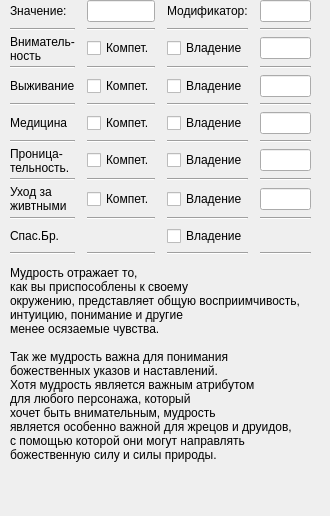
      <widget class="QWidget" name="characteristics_wise">
       <attribute name="title">
        <string>Мудрость</string>
       </attribute>
       <widget class="QWidget" name="gridLayoutWidget_5">
        <property name="geometry">
         <rect>
          <x>0</x>
          <y>0</y>
          <width>311</width>
          <height>256</height>
         </rect>
        </property>
        <layout class="QGridLayout" name="gridLayout_5" columnstretch="0,0,0,0,0,0,0">
         <property name="leftMargin">
          <number>10</number>
         </property>
         <item row="4" column="6">
          <widget class="QLineEdit" name="lineEdit_20"/>
         </item>
         <item row="0" column="4">
          <widget class="QLabel" name="label_26">
           <property name="text">
            <string>Модификатор:</string>
           </property>
          </widget>
         </item>
         <item row="0" column="6">
          <widget class="QLineEdit" name="lineEdit_21"/>
         </item>
         <item row="0" column="3">
          <widget class="Line" name="line_123">
           <property name="orientation">
            <enum>Qt::Horizontal</enum>
           </property>
          </widget>
         </item>
         <item row="2" column="4">
          <widget class="QCheckBox" name="checkBox_23">
           <property name="text">
            <string>Владение</string>
           </property>
          </widget>
         </item>
         <item row="12" column="5">
          <widget class="Line" name="line_124">
           <property name="orientation">
            <enum>Qt::Horizontal</enum>
           </property>
          </widget>
         </item>
         <item row="12" column="0">
          <widget class="QLabel" name="label_27">
           <property name="text">
            <string>Спас.Бр.</string>
           </property>
          </widget>
         </item>
         <item row="3" column="1">
          <widget class="Line" name="line_125">
           <property name="orientation">
            <enum>Qt::Horizontal</enum>
           </property>
          </widget>
         </item>
         <item row="10" column="0">
          <widget class="QLabel" name="label_28">
           <property name="text">
            <string>Уход за
живтными</string>
           </property>
          </widget>
         </item>
         <item row="3" column="0">
          <widget class="Line" name="line_126">
           <property name="orientation">
            <enum>Qt::Horizontal</enum>
           </property>
          </widget>
         </item>
         <item row="1" column="6">
          <widget class="Line" name="line_127">
           <property name="orientation">
            <enum>Qt::Horizontal</enum>
           </property>
          </widget>
         </item>
         <item row="5" column="6">
          <widget class="Line" name="line_128">
           <property name="orientation">
            <enum>Qt::Horizontal</enum>
           </property>
          </widget>
         </item>
         <item row="2" column="3">
          <widget class="Line" name="line_129">
           <property name="orientation">
            <enum>Qt::Horizontal</enum>
           </property>
          </widget>
         </item>
         <item row="11" column="0">
          <widget class="Line" name="line_130">
           <property name="orientation">
            <enum>Qt::Horizontal</enum>
           </property>
          </widget>
         </item>
         <item row="13" column="1">
          <widget class="Line" name="line_131">
           <property name="orientation">
            <enum>Qt::Horizontal</enum>
           </property>
          </widget>
         </item>
         <item row="2" column="5">
          <widget class="Line" name="line_132">
           <property name="orientation">
            <enum>Qt::Horizontal</enum>
           </property>
          </widget>
         </item>
         <item row="2" column="6">
          <widget class="QLineEdit" name="lineEdit_22"/>
         </item>
         <item row="3" column="4">
          <widget class="Line" name="line_133">
           <property name="orientation">
            <enum>Qt::Horizontal</enum>
           </property>
          </widget>
         </item>
         <item row="6" column="6">
          <widget class="QLineEdit" name="lineEdit_23"/>
         </item>
         <item row="0" column="2">
          <widget class="QLineEdit" name="lineEdit_24"/>
         </item>
         <item row="1" column="1">
          <widget class="Line" name="line_134">
           <property name="orientation">
            <enum>Qt::Horizontal</enum>
           </property>
          </widget>
         </item>
         <item row="4" column="4">
          <widget class="QCheckBox" name="checkBox_24">
           <property name="text">
            <string>Владение</string>
           </property>
          </widget>
         </item>
         <item row="5" column="2">
          <widget class="Line" name="line_135">
           <property name="orientation">
            <enum>Qt::Horizontal</enum>
           </property>
          </widget>
         </item>
         <item row="1" column="4">
          <widget class="Line" name="line_136">
           <property name="orientation">
            <enum>Qt::Horizontal</enum>
           </property>
          </widget>
         </item>
         <item row="4" column="0">
          <widget class="QLabel" name="label_29">
           <property name="text">
            <string>Выживание</string>
           </property>
          </widget>
         </item>
         <item row="12" column="3">
          <widget class="Line" name="line_137">
           <property name="orientation">
            <enum>Qt::Horizontal</enum>
           </property>
          </widget>
         </item>
         <item row="0" column="5">
          <widget class="Line" name="line_138">
           <property name="orientation">
            <enum>Qt::Horizontal</enum>
           </property>
          </widget>
         </item>
         <item row="3" column="6">
          <widget class="Line" name="line_139">
           <property name="orientation">
            <enum>Qt::Horizontal</enum>
           </property>
          </widget>
         </item>
         <item row="1" column="0">
          <widget class="Line" name="line_140">
           <property name="orientation">
            <enum>Qt::Horizontal</enum>
           </property>
          </widget>
         </item>
         <item row="4" column="2">
          <widget class="QCheckBox" name="checkBox_25">
           <property name="text">
            <string>Компет.</string>
           </property>
          </widget>
         </item>
         <item row="1" column="3">
          <widget class="Line" name="line_141">
           <property name="orientation">
            <enum>Qt::Horizontal</enum>
           </property>
          </widget>
         </item>
         <item row="0" column="1">
          <widget class="Line" name="line_142">
           <property name="orientation">
            <enum>Qt::Horizontal</enum>
           </property>
          </widget>
         </item>
         <item row="7" column="0">
          <widget class="Line" name="line_143">
           <property name="orientation">
            <enum>Qt::Horizontal</enum>
           </property>
          </widget>
         </item>
         <item row="1" column="5">
          <widget class="Line" name="line_144">
           <property name="orientation">
            <enum>Qt::Horizontal</enum>
           </property>
          </widget>
         </item>
         <item row="12" column="1">
          <widget class="Line" name="line_145">
           <property name="orientation">
            <enum>Qt::Horizontal</enum>
           </property>
          </widget>
         </item>
         <item row="5" column="0">
          <widget class="Line" name="line_146">
           <property name="orientation">
            <enum>Qt::Horizontal</enum>
           </property>
          </widget>
         </item>
         <item row="6" column="2">
          <widget class="QCheckBox" name="checkBox_26">
           <property name="text">
            <string>Компет.</string>
           </property>
          </widget>
         </item>
         <item row="13" column="6">
          <widget class="Line" name="line_147">
           <property name="orientation">
            <enum>Qt::Horizontal</enum>
           </property>
          </widget>
         </item>
         <item row="13" column="2">
          <widget class="Line" name="line_148">
           <property name="orientation">
            <enum>Qt::Horizontal</enum>
           </property>
          </widget>
         </item>
         <item row="2" column="2">
          <widget class="QCheckBox" name="checkBox_27">
           <property name="text">
            <string>Компет.</string>
           </property>
          </widget>
         </item>
         <item row="3" column="2">
          <widget class="Line" name="line_149">
           <property name="orientation">
            <enum>Qt::Horizontal</enum>
           </property>
          </widget>
         </item>
         <item row="3" column="5">
          <widget class="Line" name="line_150">
           <property name="orientation">
            <enum>Qt::Horizontal</enum>
           </property>
          </widget>
         </item>
         <item row="6" column="4">
          <widget class="QCheckBox" name="checkBox_28">
           <property name="text">
            <string>Владение</string>
           </property>
          </widget>
         </item>
         <item row="1" column="2">
          <widget class="Line" name="line_151">
           <property name="orientation">
            <enum>Qt::Horizontal</enum>
           </property>
          </widget>
         </item>
         <item row="13" column="3">
          <widget class="Line" name="line_152">
           <property name="orientation">
            <enum>Qt::Horizontal</enum>
           </property>
          </widget>
         </item>
         <item row="7" column="2">
          <widget class="Line" name="line_153">
           <property name="orientation">
            <enum>Qt::Horizontal</enum>
           </property>
          </widget>
         </item>
         <item row="13" column="4">
          <widget class="Line" name="line_154">
           <property name="orientation">
            <enum>Qt::Horizontal</enum>
           </property>
          </widget>
         </item>
         <item row="7" column="6">
          <widget class="Line" name="line_155">
           <property name="orientation">
            <enum>Qt::Horizontal</enum>
           </property>
          </widget>
         </item>
         <item row="13" column="0">
          <widget class="Line" name="line_156">
           <property name="orientation">
            <enum>Qt::Horizontal</enum>
           </property>
          </widget>
         </item>
         <item row="3" column="3">
          <widget class="Line" name="line_157">
           <property name="orientation">
            <enum>Qt::Horizontal</enum>
           </property>
          </widget>
         </item>
         <item row="2" column="0">
          <widget class="QLabel" name="label_30">
           <property name="text">
            <string>Вниматель-
ность</string>
           </property>
          </widget>
         </item>
         <item row="7" column="4">
          <widget class="Line" name="line_158">
           <property name="orientation">
            <enum>Qt::Horizontal</enum>
           </property>
          </widget>
         </item>
         <item row="12" column="4">
          <widget class="QCheckBox" name="checkBox_29">
           <property name="text">
            <string>Владение</string>
           </property>
          </widget>
         </item>
         <item row="8" column="0">
          <widget class="QLabel" name="label_31">
           <property name="text">
            <string>Проница-
тельность.</string>
           </property>
          </widget>
         </item>
         <item row="5" column="4">
          <widget class="Line" name="line_159">
           <property name="orientation">
            <enum>Qt::Horizontal</enum>
           </property>
          </widget>
         </item>
         <item row="6" column="0">
          <widget class="QLabel" name="label_32">
           <property name="text">
            <string>Медицина</string>
           </property>
          </widget>
         </item>
         <item row="2" column="1">
          <widget class="Line" name="line_160">
           <property name="orientation">
            <enum>Qt::Horizontal</enum>
           </property>
          </widget>
         </item>
         <item row="0" column="0">
          <widget class="QLabel" name="label_33">
           <property name="text">
            <string>Значение:</string>
           </property>
          </widget>
         </item>
         <item row="13" column="5">
          <widget class="Line" name="line_161">
           <property name="orientation">
            <enum>Qt::Horizontal</enum>
           </property>
          </widget>
         </item>
         <item row="9" column="0">
          <widget class="Line" name="line_162">
           <property name="orientation">
            <enum>Qt::Horizontal</enum>
           </property>
          </widget>
         </item>
         <item row="9" column="2">
          <widget class="Line" name="line_163">
           <property name="orientation">
            <enum>Qt::Horizontal</enum>
           </property>
          </widget>
         </item>
         <item row="11" column="2">
          <widget class="Line" name="line_164">
           <property name="orientation">
            <enum>Qt::Horizontal</enum>
           </property>
          </widget>
         </item>
         <item row="11" column="4">
          <widget class="Line" name="line_165">
           <property name="orientation">
            <enum>Qt::Horizontal</enum>
           </property>
          </widget>
         </item>
         <item row="9" column="4">
          <widget class="Line" name="line_166">
           <property name="orientation">
            <enum>Qt::Horizontal</enum>
           </property>
          </widget>
         </item>
         <item row="9" column="6">
          <widget class="Line" name="line_167">
           <property name="orientation">
            <enum>Qt::Horizontal</enum>
           </property>
          </widget>
         </item>
         <item row="11" column="6">
          <widget class="Line" name="line_168">
           <property name="orientation">
            <enum>Qt::Horizontal</enum>
           </property>
          </widget>
         </item>
         <item row="8" column="2">
          <widget class="QCheckBox" name="checkBox_30">
           <property name="text">
            <string>Компет.</string>
           </property>
          </widget>
         </item>
         <item row="10" column="2">
          <widget class="QCheckBox" name="checkBox_31">
           <property name="text">
            <string>Компет.</string>
           </property>
          </widget>
         </item>
         <item row="8" column="4">
          <widget class="QCheckBox" name="checkBox_32">
           <property name="text">
            <string>Владение</string>
           </property>
          </widget>
         </item>
         <item row="10" column="4">
          <widget class="QCheckBox" name="checkBox_33">
           <property name="text">
            <string>Владение</string>
           </property>
          </widget>
         </item>
         <item row="8" column="6">
          <widget class="QLineEdit" name="lineEdit_25"/>
         </item>
         <item row="10" column="6">
          <widget class="QLineEdit" name="lineEdit_26"/>
         </item>
        </layout>
       </widget>
       <widget class="QLabel" name="label_34">
        <property name="geometry">
         <rect>
          <x>10</x>
          <y>266</y>
          <width>311</width>
          <height>241</height>
         </rect>
        </property>
        <property name="text">
         <string>Мудрость отражает то,
как вы приспособлены к своему
окружению, представляет общую восприимчивость,
интуицию, понимание и другие
менее осязаемые чувства.

Так же мудрость важна для понимания
божественных указов и наставлений.
Хотя мудрость является важным атрибутом
для любого персонажа, который
хочет быть внимательным, мудрость
является особенно важной для жрецов и друидов,
с помощью которой они могут направлять
божественную силу и силы природы.</string>
        </property>
        <property name="textFormat">
         <enum>Qt::PlainText</enum>
        </property>
        <property name="alignment">
         <set>Qt::AlignLeading|Qt::AlignLeft|Qt::AlignTop</set>
        </property>
       </widget>
      </widget>
